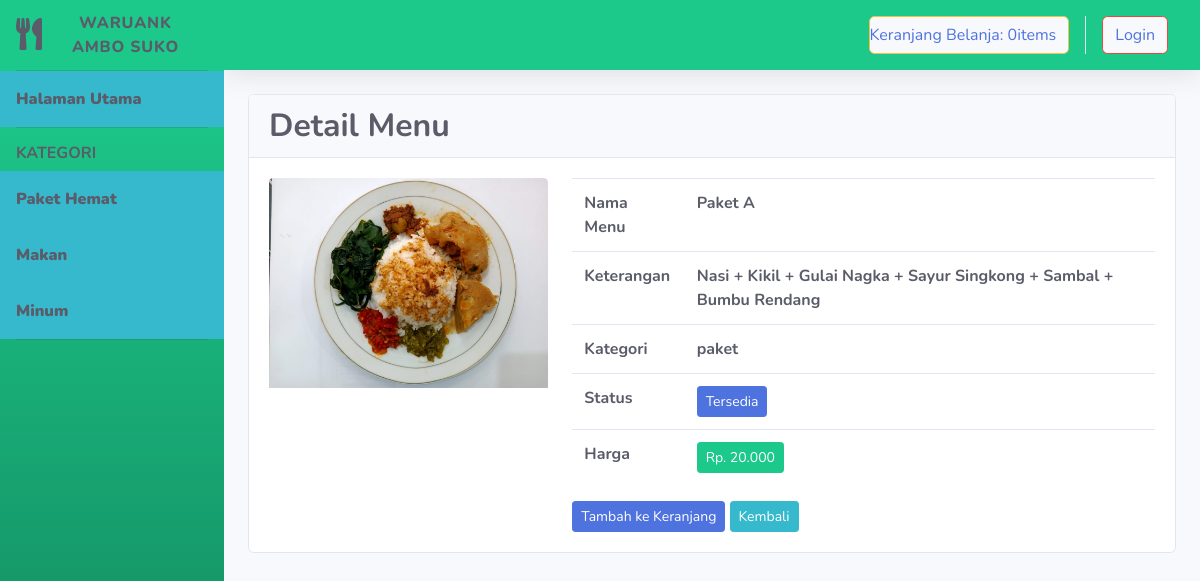
Screenshot of /index.php/dashboard/detail/1 with the database file from the repository.
### tables this page shows
CREATE TABLE `tb_menu` (
  `id_menu` int(11) NOT NULL,
  `nama_menu` varchar(120) NOT NULL,
  `keterangan` varchar(120) NOT NULL,
  `kategori` varchar(60) NOT NULL,
  `harga` int(11) NOT NULL,
  `status` varchar(60) NOT NULL,
  `gambar` text NOT NULL
);

### application/controllers/dashboard.php (called while the page is built, shortened)
<?php
class Dashboard extends CI_Controller{
	public function detail($id_menu){
		$data['menu'] = $this->model_menu->detail_mn($id_menu);
		$this->load->view('templates/css');
		$this->load->view('templates/sidebar');
		$this->load->view('detail_menu', $data);
		$this->load->view('templates/javascript');
	}
}

### index.php (called while the page is built, shortened)
<?php
require_once BASEPATH.'core/CodeIgniter.php';

### application/models/model_menu.php (called while the page is built, shortened)
<?php
class Model_menu extends CI_Model{
	public function detail_mn($id_menu){
		$result = $this->db->where('id_menu',$id_menu)->get('tb_menu');
		if($result->num_rows() > 0){
			return $result->result();
		}else {
			return false;
		}
	}
}

### application/views/detail_menu.php (the view)
<div class="container-fluid">
<div class="card">
<h2 class="card-header text-dark"><strong>Detail Menu</strong></h2>
<div class="card-body">
<?php foreach ($menu as $mn): ?>
<div class="row">
<div class="col-md-4">
<img src="<?php echo base_url().'/uploads/'.$mn->gambar ?>" class="card-img-top">
</div>
<div class="col-md-8">
<table class="table">
<tr>
<td><strong class="text-dark">Nama Menu</strong></td>
<td><strong class="text-dark"><?php echo $mn->nama_menu ?></strong></td>
</tr>
<tr>
<td><strong class="text-dark">Keterangan</strong></td>
<td><strong class="text-dark"><?php echo $mn->keterangan ?></strong></td>
</tr>
<tr>
<td><strong class="text-dark"> Kategori</strong></td>
<td><strong class="text-dark"><?php echo $mn->kategori ?></strong></td>
</tr>
<tr>
<td><strong class="text-dark">Status</strong></td>
<td>
<?php if($mn->status == '1'){
echo "<span class='btn btn-sm btn-primary'>Tersedia</span>" ;
}else {
echo "<span class='btn btn-sm btn-danger'>Sudah Habis</span>";
} ?>
</td>
</tr>
<tr>
<td><strong class="text-dark">Harga</strong></td>
<td><strong><div class="btn btn-sm btn-success">Rp. <?php echo number_format($mn->harga,0,',','.')?></div></strong></td>
</tr>
</table>
<?php
if ($mn->status == "0") {
echo "<span class='btn btn-sm btn-danger' disable>Sudah Habis</span>";
}else{
echo anchor('dashboard/tambah_ke_keranjang/'.$mn->id_menu, '<div class="btn btn-sm btn-primary">Tambah ke Keranjang</div>');
}
?>
<?php echo anchor('dashboard', '<div class="btn btn-sm btn-info">Kembali</div>') ?>
</div>
</div>
<?php endforeach; ?>
</div>
</div>
</div>

### rows the page displays
tb_menu: gambar (picture), nama_menu "Paket A", keterangan "Nasi + Kikil + Gulai Nagka + Sayur Singkong + Sambal + Bumbu Rendang", kategori "paket", status "Tersedia", harga "20.000", id_menu "Tambah ke Keranjang"

### other values shown
anchor('dashboard/detail_keranjang', $keranjang ) "Keranjang Belanja: 0items"
anchor('auth/login', 'Login') "Login"
